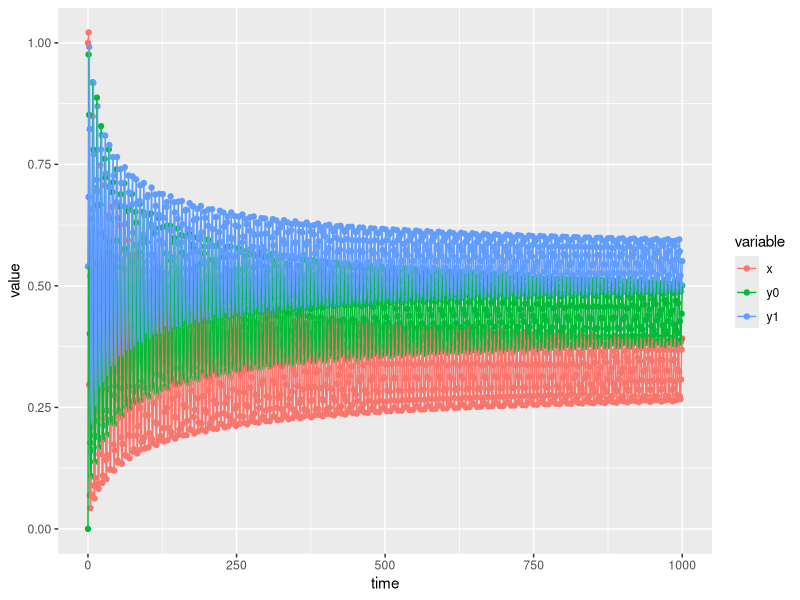

Write R code to recreate this figure. (Note: this script raises an error after producing the figure.)
library(deSolve)

time <- seq(from=0, to=1000, by = 1)
parameters <- c(gma = 2, alxy = 3.7, bitx = 1.5 , alzero = 1.1 , ay = 0.9)
state <- c(x = 1, y0 = 0, y1 = 0.54)

odernn <- function(t, state, parameters){
  with(as.list(c(state, parameters)), {
    dx = gma * x - alxy * x * y1
    dy0 = bitx * x  - alzero * y0
    dy1 = alzero * y0 - ay * y1
    return(list(c(dx, dy0, dy1)))
  })
}

out <- ode(y = state, times = time, func = odernn, parms = parameters)
outdf <- as.data.frame(out)

library(reshape2)
outm <- melt(outdf, id.vars='time')

library(ggplot2)
p <- ggplot(outm, aes(time, value, color = variable)) + geom_point()+geom_line()
print(p)

write.csv(outdf, "D:/extended_ara/iiit-D/ode-data.csv", sep = ",")
